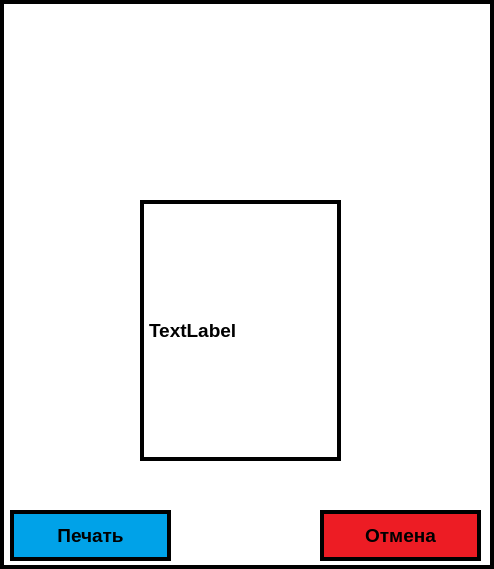
<?xml version="1.0" encoding="UTF-8"?>
<ui version="4.0">
 <class>CardDialog</class>
 <widget class="QWidget" name="CardDialog">
  <property name="geometry">
   <rect>
    <x>0</x>
    <y>0</y>
    <width>494</width>
    <height>569</height>
   </rect>
  </property>
  <property name="font">
   <font>
    <family>Arial</family>
    <pointsize>14</pointsize>
    <bold>true</bold>
   </font>
  </property>
  <property name="windowTitle">
   <string>Form</string>
  </property>
  <property name="autoFillBackground">
   <bool>false</bool>
  </property>
  <property name="styleSheet">
   <string notr="true">background-color: rgb(255, 255, 255);
border: 4px solid black</string>
  </property>
  <widget class="QLabel" name="imageLabel">
   <property name="geometry">
    <rect>
     <x>140</x>
     <y>200</y>
     <width>201</width>
     <height>261</height>
    </rect>
   </property>
   <property name="styleSheet">
    <string notr="true">border: 4px solid black</string>
   </property>
   <property name="text">
    <string>TextLabel</string>
   </property>
  </widget>
  <widget class="QPushButton" name="printButton">
   <property name="geometry">
    <rect>
     <x>10</x>
     <y>510</y>
     <width>161</width>
     <height>51</height>
    </rect>
   </property>
   <property name="font">
    <font>
     <family>Segoe UI</family>
     <pointsize>14</pointsize>
     <bold>true</bold>
    </font>
   </property>
   <property name="autoFillBackground">
    <bool>false</bool>
   </property>
   <property name="styleSheet">
    <string notr="true">color: rgb(0, 0, 0);
background-color: rgb(0, 162, 232);
border: 4px solid black;
padding: 5px;</string>
   </property>
   <property name="text">
    <string>Печать</string>
   </property>
  </widget>
  <widget class="QPushButton" name="cancelButton">
   <property name="geometry">
    <rect>
     <x>320</x>
     <y>510</y>
     <width>161</width>
     <height>51</height>
    </rect>
   </property>
   <property name="font">
    <font>
     <family>Segoe UI</family>
     <pointsize>14</pointsize>
     <bold>true</bold>
    </font>
   </property>
   <property name="styleSheet">
    <string notr="true">color: rgb(0, 0, 0);
background-color: rgb(237, 28, 36);
border: 4px solid black;
padding: 5px;</string>
   </property>
   <property name="text">
    <string>Отмена</string>
   </property>
  </widget>
  <widget class="QTextEdit" name="infoText">
   <property name="geometry">
    <rect>
     <x>120</x>
     <y>30</y>
     <width>241</width>
     <height>141</height>
    </rect>
   </property>
   <property name="font">
    <font>
     <pointsize>14</pointsize>
     <bold>true</bold>
    </font>
   </property>
   <property name="styleSheet">
    <string notr="true">border: none;</string>
   </property>
  </widget>
 </widget>
 <resources/>
 <connections/>
</ui>
